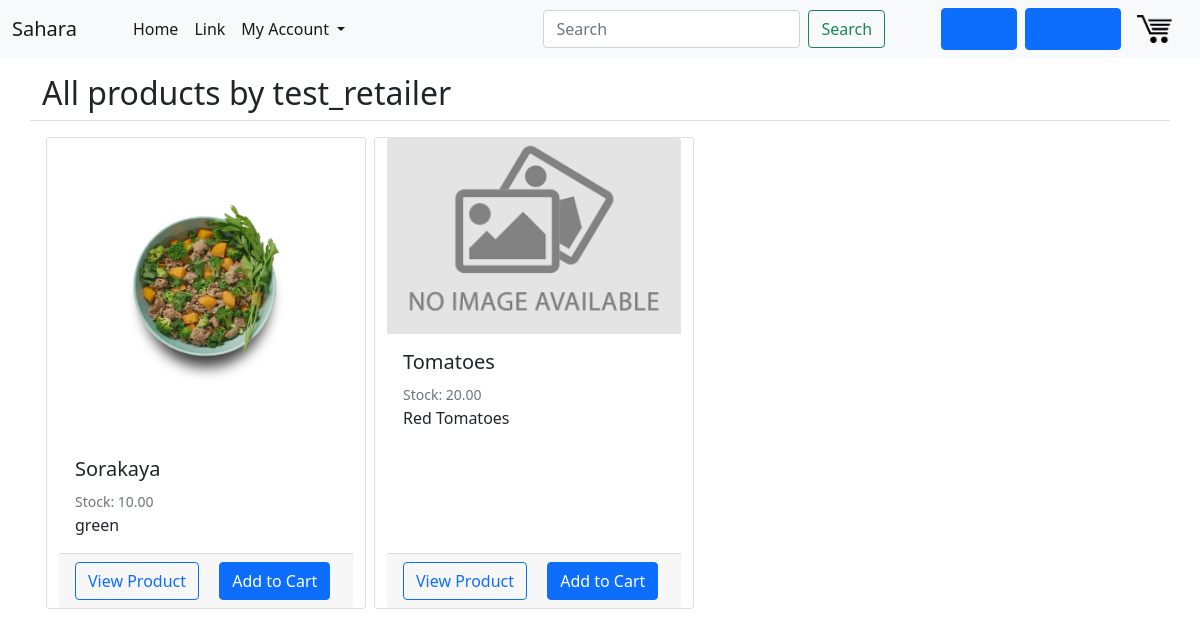
Page /vendor/test_retailer on the committed database.
### core/models.py (models this page shows, shortened)
class Product(models.Model):
    seller = models.ForeignKey(User, on_delete = models.CASCADE, related_name="seller")
    date_posted = models.DateTimeField(auto_now_add=True)
    stock = models.DecimalField(max_digits=20, decimal_places=2, default=0.00, validators=[MinValueValidator(Decimal('0.00'))])
    title = models.CharField(max_length=255)
    content = models.TextField(blank=True, null=True)
    img = models.FileField(default = "default.png", upload_to = "", blank=True, null=True)
    rating = models.DecimalField(max_digits=3, decimal_places=2, default=0.00, validators=[MinValueValidator(Decimal('0.00'))])
    tags = models.CharField(
        max_length = 20,
        choices = CAT_CHOICES,
        default = 'vegetables',
    )
    measurment_unit = models.CharField(
        max_length = 5,
        choices = UNIT_CHOICES,
        default = 'kg',
    )
    price_per_unit = models.DecimalField(max_digits=20, decimal_places=2, validators=[MinValueValidator(Decimal('0.00'))])

### core/views.py (the view)
# urls.py: path('vendor/<str:username>', SellerProductListView.as_view(), name='seller-prods'),
class SellerProductListView(ListView):
    model = Product
    template_name = 'core/seller_prods.html'
    context_object_name = 'prods'
    paginate_by = 20
    def get_queryset(self):
        user = get_object_or_404(User, username=self.kwargs.get('username'))
        return Product.objects.filter(seller=user).order_by('-date_posted')
    def get_context_data(self, **kwargs):
        user = get_object_or_404(User, username=self.kwargs.get('username'))
        context = super().get_context_data(**kwargs)
        context['seller'] = user
        return context

### core/templates/core/seller_prods.html (shortened to what this page needs)
{% extends "core/base.html" %}
{% block content %}
    {% if request.user == seller %}
      <div>
        <div class="border-bottom pt-3">
          <h2 >My Products</h2>
        </div>
        <a href="/product/new" class="btn btn-outline-primary mt-1 mb-1">Add Product</a>
      </div>
    {% else %}
    <div class="border-bottom pt-3">
      <h2 >All products by {{ seller }}</h2>
    </div>
    {% endif %}
    {% for prod in prods %}
    <div class="card mr-3" style="top:1rem; left: 1rem; width: 20rem; margin-right: 0.5rem; ">
        <a href="#">
            <img src="{{ prod.img.url }}" class="card-img-top" alt="Product image">
        </a>
        <div class="card-body">
            <a style="text-decoration: none; color:inherit" href="#">
                <h5 class="card-title">{{ prod.title }}</h5>
            </a>
            <small class = 'text-muted'>Stock: {{ prod.stock }}</small>
            <p class="card-text" style="white-space: nowrap; overflow: hidden; text-overflow: ellipsis;">{{ prod.content }}</p>
        </div>
        <div class="card-footer">
        {% if prod.seller == user %}
          <a class="btn btn-secondary btn-sm mt-1 mb-1" href="{% url 'prod-update' prod.id %}">Update or add stock</a>
          <a class="btn btn-danger btn-sm mt-1 mb-1" href="/product/{{ object.id }}/delete">Delete</a>
        {% else %}
          <a href="#" class="card-link btn btn-outline-primary">View Product</a>
          <a href="#" class="card-link btn btn-primary">Add to Cart</a>
        {% endif %}
        </div>
      </div>
    {% endfor %}
{% endblock content %}

### rows in the picture
Product: img (picture), title "Sorakaya", stock "10.00", content "green", shows "View Product"
Product: img (placeholder picture), title "Tomatoes", stock "20.00", content "Red Tomatoes", shows "View Product"

### other values in the picture
{{ seller }} "test_retailer"
